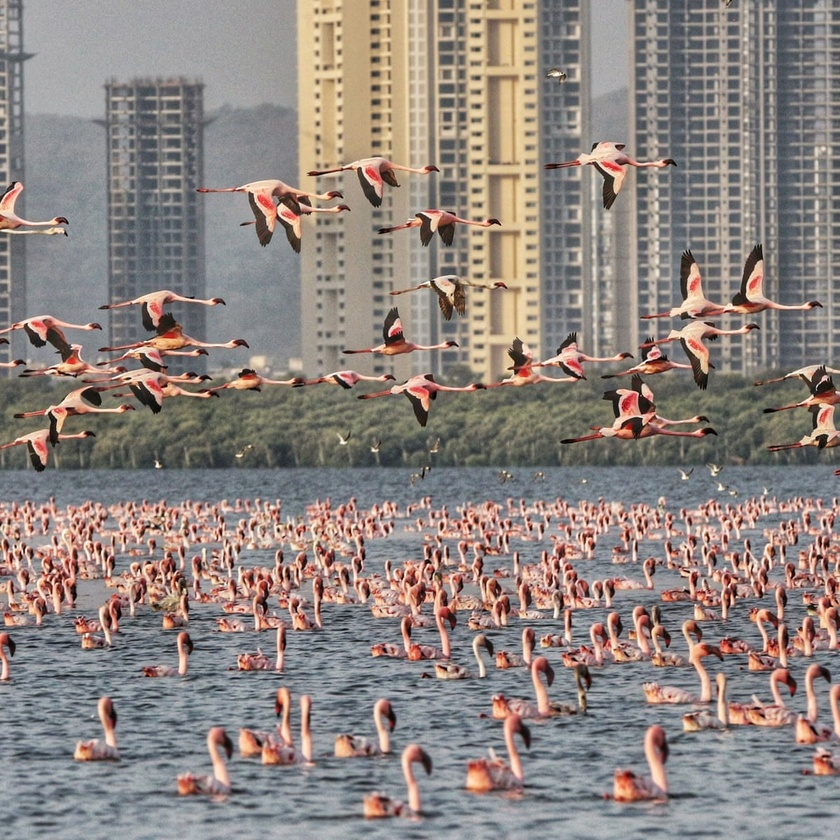
#> input picture LP-4/CSDF/Mini Project/sample.jpg, 840 x 840 px, shrunk from 1200 x 1200 before the run
$ python CSDF_Mini_Project.py
#> lines starting #> are read from the running program, lines starting #| are printed output that depends on the picture
from PIL import Image, ImageChops, ImageEnhance

def ela_analysis(image_path, output_path, quality=90):
#> called with image_path = 'sample.jpg', output_path = 'ela_result.jpg', quality = 90
    try:
        original_image = Image.open(image_path)
#> original_image is the input picture: PIL image 840x840 RGB; mean R, G, B 141.9, 132.2, 127.4
        original_image.save("temp.jpg", "JPEG", quality=quality)
        temp_image = Image.open("temp.jpg")

        ela_image = ImageChops.difference(original_image, temp_image)
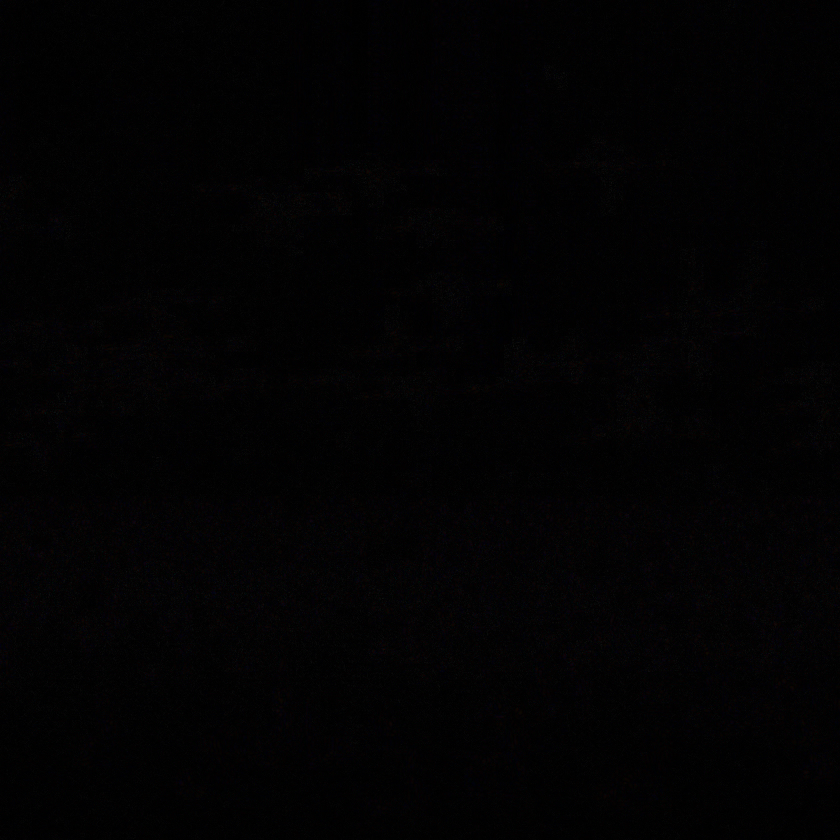
#> ela_image: PIL image 840x840 RGB; mean R, G, B 2.3, 1.9, 2.5
        extrema = ela_image.getextrema()
#> extrema = ((0, 29), (0, 20), (0, 24))
        max_diff = max([ex[1] for ex in extrema])
#> max_diff = 29
        scale = 255.0 / max_diff
#> scale = 8.79

        ela_image = ImageEnhance.Brightness(ela_image).enhance(scale)
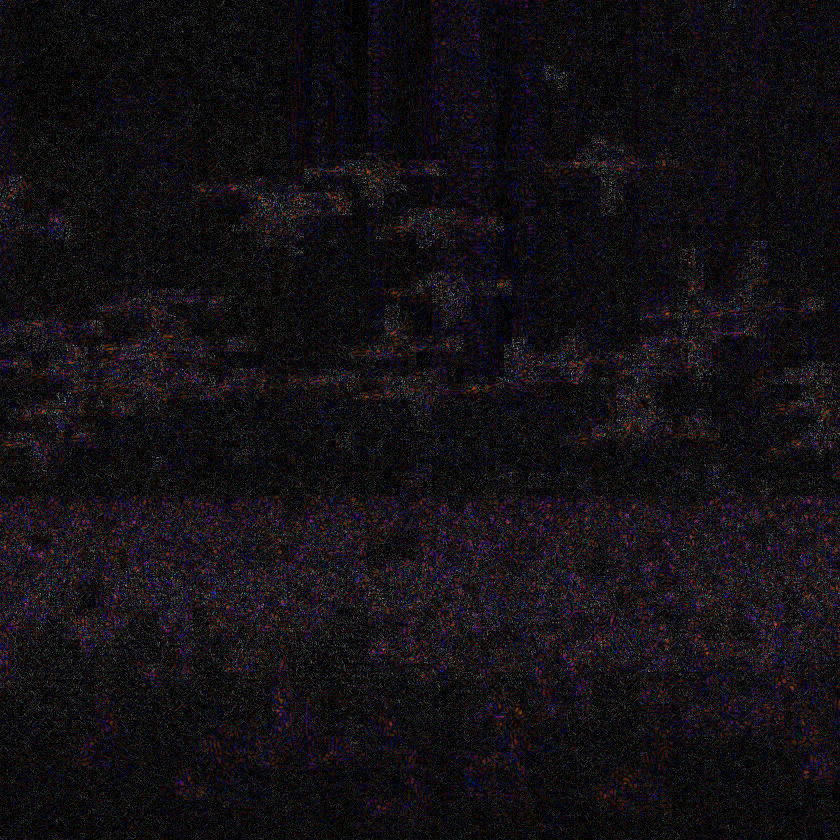
#> ela_image: PIL image 840x840 RGB; mean R, G, B 20.1, 16.6, 21
        ela_image.save(output_path)
        return ela_image
    except Exception as e:
        print("Error performing ELA analysis:", str(e))
        return None

def forgery_detection(image_path, output_path, block_size=16, threshold=30):
    ela_image = ela_analysis(image_path, output_path)

    if ela_image is not None:
        width, height = ela_image.size
#> width = 840; height = 840
        for x in range(0, width, block_size):
            for y in range(0, height, block_size):
                block = ela_image.crop((x, y, x + block_size, y + block_size))
                extrema = block.getextrema()
                max_diff = max([ex[1] for ex in extrema])
                if max_diff > threshold:
                    print(f"Potential forgery detected in block at ({x}, {y})")

if __name__ == "__main__":
    image_path = "sample.jpg"
    output_ela_path = "ela_result.jpg"

    forgery_detection(image_path, output_ela_path)
